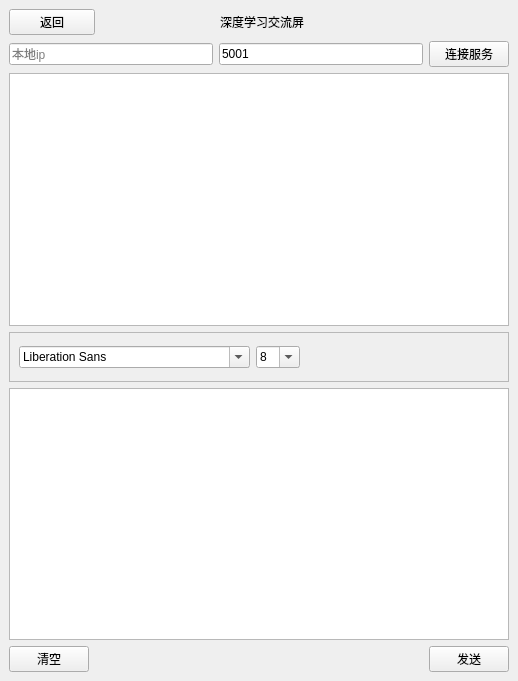
<?xml version="1.0" encoding="UTF-8"?>
<ui version="4.0">
 <class>TcpClient</class>
 <widget class="QMainWindow" name="TcpClient">
  <property name="geometry">
   <rect>
    <x>0</x>
    <y>0</y>
    <width>518</width>
    <height>681</height>
   </rect>
  </property>
  <property name="windowTitle">
   <string>客户端</string>
  </property>
  <property name="styleSheet">
   <string notr="true">QMainWindow{border-image: url(:/communication.jpg);}</string>
  </property>
  <widget class="QWidget" name="centralwidget">
   <layout class="QGridLayout" name="gridLayout">
    <item row="0" column="0" colspan="2">
     <widget class="QPushButton" name="fanhui">
      <property name="text">
       <string>返回</string>
      </property>
     </widget>
    </item>
    <item row="0" column="2">
     <spacer name="horizontalSpacer_3">
      <property name="orientation">
       <enum>Qt::Horizontal</enum>
      </property>
      <property name="sizeHint" stdset="0">
       <size>
        <width>100</width>
        <height>20</height>
       </size>
      </property>
     </spacer>
    </item>
    <item row="0" column="3">
     <widget class="QLabel" name="label">
      <property name="text">
       <string>深度学习交流屏</string>
      </property>
     </widget>
    </item>
    <item row="0" column="4">
     <spacer name="horizontalSpacer_4">
      <property name="orientation">
       <enum>Qt::Horizontal</enum>
      </property>
      <property name="sizeHint" stdset="0">
       <size>
        <width>99</width>
        <height>20</height>
       </size>
      </property>
     </spacer>
    </item>
    <item row="1" column="0" colspan="6">
     <layout class="QHBoxLayout" name="horizontalLayout">
      <item>
       <widget class="QLineEdit" name="iple">
        <property name="placeholderText">
         <string>本地ip</string>
        </property>
       </widget>
      </item>
      <item>
       <widget class="QLineEdit" name="portle">
        <property name="text">
         <string>5001</string>
        </property>
        <property name="placeholderText">
         <string>端口port</string>
        </property>
       </widget>
      </item>
      <item>
       <widget class="QPushButton" name="connectbt">
        <property name="text">
         <string>连接服务</string>
        </property>
       </widget>
      </item>
     </layout>
    </item>
    <item row="2" column="0" colspan="6">
     <layout class="QVBoxLayout" name="verticalLayout">
      <item>
       <widget class="QTextBrowser" name="textBrowser"/>
      </item>
      <item>
       <widget class="QFrame" name="frame">
        <property name="minimumSize">
         <size>
          <width>0</width>
          <height>50</height>
         </size>
        </property>
        <property name="frameShape">
         <enum>QFrame::StyledPanel</enum>
        </property>
        <property name="frameShadow">
         <enum>QFrame::Raised</enum>
        </property>
        <layout class="QGridLayout" name="gridLayout_2">
         <item row="0" column="0">
          <widget class="QFontComboBox" name="fontCbx"/>
         </item>
         <item row="0" column="1">
          <widget class="QComboBox" name="sizeCbx">
           <property name="editable">
            <bool>true</bool>
           </property>
           <property name="currentText">
            <string>8</string>
           </property>
           <property name="currentIndex">
            <number>0</number>
           </property>
           <item>
            <property name="text">
             <string>8</string>
            </property>
           </item>
           <item>
            <property name="text">
             <string>9</string>
            </property>
           </item>
           <item>
            <property name="text">
             <string>10</string>
            </property>
           </item>
           <item>
            <property name="text">
             <string>11</string>
            </property>
           </item>
           <item>
            <property name="text">
             <string>12</string>
            </property>
           </item>
           <item>
            <property name="text">
             <string>13</string>
            </property>
           </item>
           <item>
            <property name="text">
             <string>14</string>
            </property>
           </item>
           <item>
            <property name="text">
             <string>15</string>
            </property>
           </item>
           <item>
            <property name="text">
             <string>16</string>
            </property>
           </item>
           <item>
            <property name="text">
             <string>17</string>
            </property>
           </item>
           <item>
            <property name="text">
             <string>18</string>
            </property>
           </item>
           <item>
            <property name="text">
             <string>19</string>
            </property>
           </item>
           <item>
            <property name="text">
             <string>20</string>
            </property>
           </item>
           <item>
            <property name="text">
             <string>21</string>
            </property>
           </item>
          </widget>
         </item>
         <item row="0" column="2">
          <spacer name="horizontalSpacer_2">
           <property name="orientation">
            <enum>Qt::Horizontal</enum>
           </property>
           <property name="sizeHint" stdset="0">
            <size>
             <width>191</width>
             <height>20</height>
            </size>
           </property>
          </spacer>
         </item>
        </layout>
       </widget>
      </item>
      <item>
       <widget class="QTextEdit" name="textEdit"/>
      </item>
     </layout>
    </item>
    <item row="3" column="0">
     <widget class="QPushButton" name="clearbt">
      <property name="text">
       <string>清空</string>
      </property>
     </widget>
    </item>
    <item row="3" column="1" colspan="4">
     <spacer name="horizontalSpacer">
      <property name="orientation">
       <enum>Qt::Horizontal</enum>
      </property>
      <property name="sizeHint" stdset="0">
       <size>
        <width>325</width>
        <height>20</height>
       </size>
      </property>
     </spacer>
    </item>
    <item row="3" column="5">
     <widget class="QPushButton" name="sendbt">
      <property name="text">
       <string>发送</string>
      </property>
     </widget>
    </item>
   </layout>
  </widget>
 </widget>
 <resources/>
 <connections/>
</ui>
